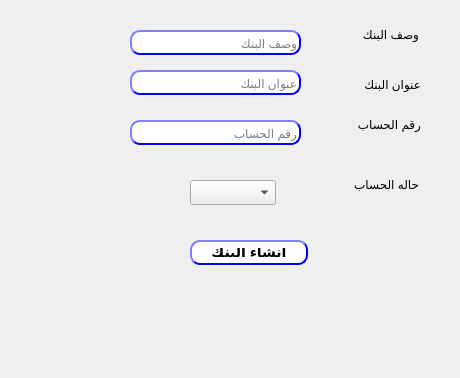
<?xml version="1.0" encoding="UTF-8"?>
<ui version="4.0">
 <class>Dialog</class>
 <widget class="QDialog" name="Dialog">
  <property name="geometry">
   <rect>
    <x>0</x>
    <y>0</y>
    <width>460</width>
    <height>378</height>
   </rect>
  </property>
  <property name="windowTitle">
   <string>أنشاء بنك</string>
  </property>
  <widget class="QLineEdit" name="LE_bankDesc">
   <property name="geometry">
    <rect>
     <x>130</x>
     <y>30</y>
     <width>171</width>
     <height>25</height>
    </rect>
   </property>
   <property name="styleSheet">
    <string notr="true">QLineEdit{
                                        background-color: white;
                                        border-style: outset;
                                        border-width: 2px;
                                        border-radius: 10px;
                                        border-color: blue;
                                        min-width: 6em;
                                        }
                                        QLineEdit:hover {
                                        background: qradialgradient(
                                        cx: 0.3, cy: -0.4, fx: 0.3, fy: -0.4,
                                        radius: 1.35, stop: 0 #fff, stop: 1 #bbb
                                        );
                                        }
                                       QLineEdit:pressed {
                                        border-style: inset;
                                        background: qradialgradient(
                                        cx: 0.4, cy: -0.1, fx: 0.4, fy: -0.1,
                                        radius: 1.35, stop: 0 #fff, stop: 1 #ddd
                                        );
                                        }
                                    </string>
   </property>
   <property name="placeholderText">
    <string>وصف البنك</string>
   </property>
  </widget>
  <widget class="QLineEdit" name="LE_bankAddress">
   <property name="geometry">
    <rect>
     <x>130</x>
     <y>70</y>
     <width>171</width>
     <height>25</height>
    </rect>
   </property>
   <property name="styleSheet">
    <string notr="true">QLineEdit{
                                        background-color: white;
                                        border-style: outset;
                                        border-width: 2px;
                                        border-radius: 10px;
                                        border-color: blue;
                                        min-width: 6em;
                                        }
                                        QLineEdit:hover {
                                        background: qradialgradient(
                                        cx: 0.3, cy: -0.4, fx: 0.3, fy: -0.4,
                                        radius: 1.35, stop: 0 #fff, stop: 1 #bbb
                                        );
                                        }
                                       QLineEdit:pressed {
                                        border-style: inset;
                                        background: qradialgradient(
                                        cx: 0.4, cy: -0.1, fx: 0.4, fy: -0.1,
                                        radius: 1.35, stop: 0 #fff, stop: 1 #ddd
                                        );
                                        }
                                    </string>
   </property>
   <property name="text">
    <string/>
   </property>
   <property name="maxLength">
    <number>32767</number>
   </property>
   <property name="echoMode">
    <enum>QLineEdit::Normal</enum>
   </property>
   <property name="placeholderText">
    <string>عنوان البنك</string>
   </property>
  </widget>
  <widget class="QPushButton" name="BTN_createBank">
   <property name="geometry">
    <rect>
     <x>190</x>
     <y>240</y>
     <width>118</width>
     <height>25</height>
    </rect>
   </property>
   <property name="styleSheet">
    <string notr="true">QPushButton{
                                        background-color: white;
                                        border-style: outset;
                                        border-width: 2px;
                                        border-radius: 10px;
                                        border-color: blue;
                                        font: bold 14px;
                                        min-width: 6em;
                                         padding: 6px;
                                        }
                                        QPushButton:hover {
                                        background: qradialgradient(
                                        cx: 0.3, cy: -0.4, fx: 0.3, fy: -0.4,
                                        radius: 1.35, stop: 0 #fff, stop: 1 #bbb
                                        );
                                        }
                                        QPushButton:pressed {
                                        border-style: inset;
                                        background: qradialgradient(
                                        cx: 0.4, cy: -0.1, fx: 0.4, fy: -0.1,
                                        radius: 1.35, stop: 0 #fff, stop: 1 #ddd
                                        );
                                        }
                                    </string>
   </property>
   <property name="text">
    <string>أنشاء البنك</string>
   </property>
  </widget>
  <widget class="QLabel" name="label_2">
   <property name="geometry">
    <rect>
     <x>310</x>
     <y>70</y>
     <width>111</width>
     <height>29</height>
    </rect>
   </property>
   <property name="text">
    <string>عنوان البنك</string>
   </property>
  </widget>
  <widget class="QLineEdit" name="LE_accountNumber">
   <property name="geometry">
    <rect>
     <x>130</x>
     <y>120</y>
     <width>171</width>
     <height>25</height>
    </rect>
   </property>
   <property name="styleSheet">
    <string notr="true">QLineEdit{
                                        background-color: white;
                                        border-style: outset;
                                        border-width: 2px;
                                        border-radius: 10px;
                                        border-color: blue;
                                        min-width: 6em;
                                        }
                                        QLineEdit:hover {
                                        background: qradialgradient(
                                        cx: 0.3, cy: -0.4, fx: 0.3, fy: -0.4,
                                        radius: 1.35, stop: 0 #fff, stop: 1 #bbb
                                        );
                                        }
                                       QLineEdit:pressed {
                                        border-style: inset;
                                        background: qradialgradient(
                                        cx: 0.4, cy: -0.1, fx: 0.4, fy: -0.1,
                                        radius: 1.35, stop: 0 #fff, stop: 1 #ddd
                                        );
                                        }
                                    </string>
   </property>
   <property name="placeholderText">
    <string>رقم الحساب</string>
   </property>
  </widget>
  <widget class="QLabel" name="label_3">
   <property name="geometry">
    <rect>
     <x>330</x>
     <y>110</y>
     <width>91</width>
     <height>29</height>
    </rect>
   </property>
   <property name="text">
    <string>رقم الحساب</string>
   </property>
  </widget>
  <widget class="QLabel" name="label_6">
   <property name="geometry">
    <rect>
     <x>320</x>
     <y>20</y>
     <width>99</width>
     <height>29</height>
    </rect>
   </property>
   <property name="text">
    <string>وصف البنك</string>
   </property>
  </widget>
  <widget class="QLabel" name="label_8">
   <property name="geometry">
    <rect>
     <x>320</x>
     <y>170</y>
     <width>99</width>
     <height>29</height>
    </rect>
   </property>
   <property name="text">
    <string>حاله الحساب</string>
   </property>
  </widget>
  <widget class="QComboBox" name="CMB_bankStatus">
   <property name="geometry">
    <rect>
     <x>190</x>
     <y>180</y>
     <width>86</width>
     <height>25</height>
    </rect>
   </property>
  </widget>
 </widget>
 <resources/>
 <connections/>
</ui>
